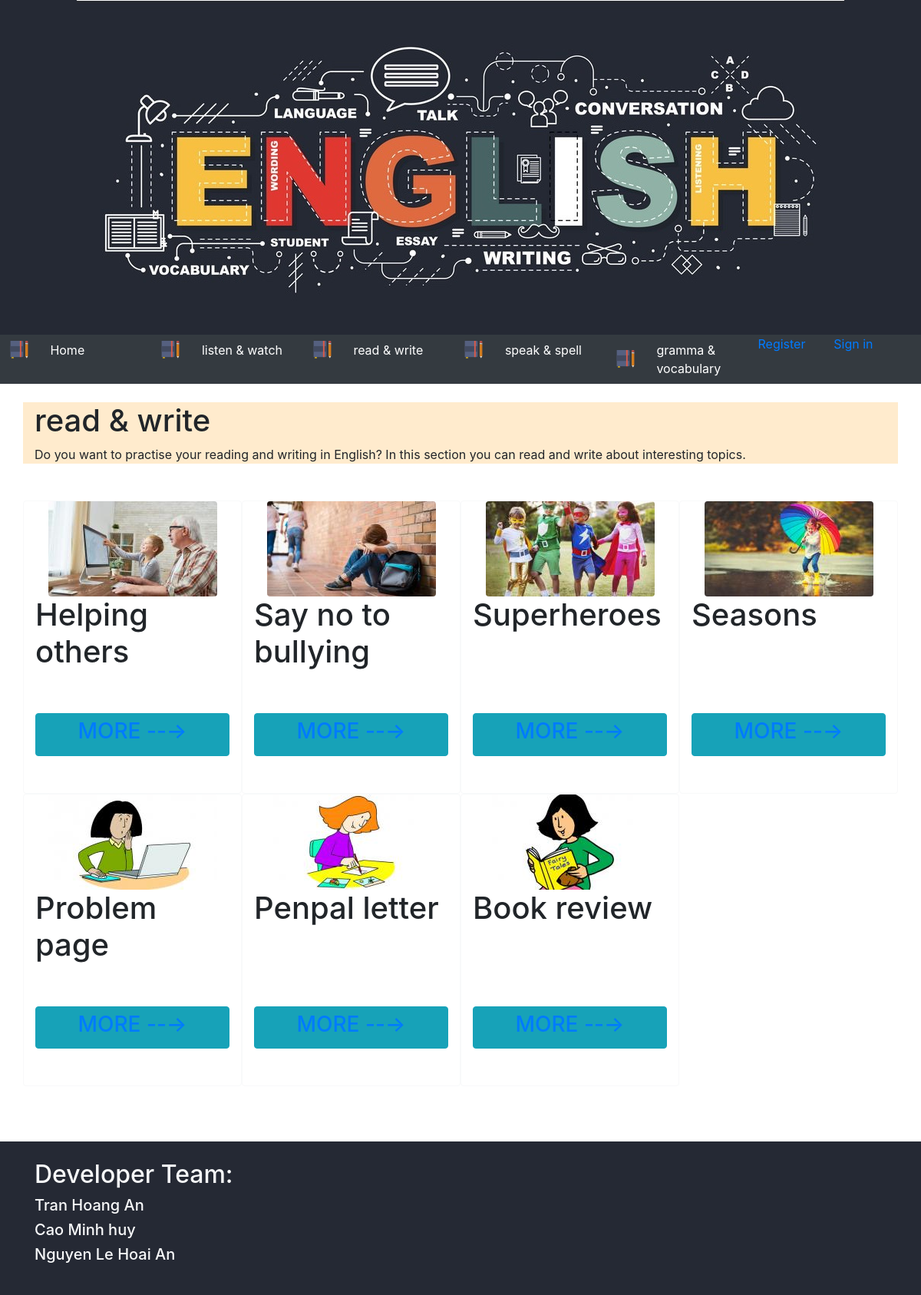
The app's page /view_tab.php?cat_id=2 with its own data.
### tables this page shows
CREATE TABLE CATEGORIES(
    CAT_ID INTEGER NOT NULL PRIMARY KEY AUTO_INCREMENT,
    CAT_NAME TINYTEXT,
    CAT_IMG TINYTEXT,
    CAT_CONTENT TINYTEXT
);

CREATE TABLE LESSON(
    LESSON_ID INTEGER NOT NULL PRIMARY KEY AUTO_INCREMENT,
    INTRO_IMG TINYTEXT,
    LESSON_CONTENT TINYTEXT,
    LINK TINYTEXT,
    CAT_ID INTEGER,
    CONSTRAINT FK_CAT FOREIGN KEY (CAT_ID) REFERENCES CATEGORIES (CAT_ID)
);

### Code/php/categories_management.php (called while the page is built, shortened)
<?php
function get_id_name_categories() {
        $sql    = 'SELECT CAT_NAME,CAT_ID FROM CATEGORIES';
        $result = $GLOBALS['conn']->query($sql);
        $catTittle = array();
        if ($result->num_rows > 0) {
            while ($row = $result->fetch_assoc()) {
                array_push($catTittle,$row['CAT_ID'],$row['CAT_NAME']);
            }
        }
        return $catTittle;
}
?>

### Code/php/connection.php (called while the page is built, shortened)
<?php
function check_connection() {
    $servername = "localhost";
    $username   = "root";
    $password   = "";
    $dbname     = "btpm";
    return true;
}
?>

### view_tab.php (the view, shortened to what this page needs)
<?php
include('Code/php/connection.php');
include('Code/php/categories_management.php');
?>
<!DOCTYPE html>
<html lang="en">
<head>
    <link rel="stylesheet" href="bootstrap/css/bootstrap.min.css">
    <link rel="stylesheet" href="myCss.css">
</head>
<body>
    <div class="container-fluid bgimage-color">
        <img class="mx-auto d-block" src="Banner/Eng_banner.jpg" class="img-fluid" alt="Responsive image">
    </div>
    <nav class="container-fluid bg-dark">
        <div class="row">
            <ul class="nav mr-auto col-12" id="nav-tab">
            <?php $id_name = get_id_name_categories(); ?>
            <li class="nav-item active col-2">
                    <div class="row">
                        <img class="mx-auto my-auto d-block navicon-size" src="notebook.png">
                        <a class="col-9 nav-link my-auto text-white" href="./index.php">Home</a>
                    </div>
                </li>
                <li class="nav-item col-2">
                    <div class="row">
                        <img class="mx-auto my-auto d-block navicon-size" src="notebook.png">
                        <?php echo '<a class="col-9 nav-link my-auto text-white" href="./view_tab.php?cat_id='.$id_name[0].'"> '.$id_name[1].'</a>' ?>
                    </div>
                </li>
                <li class="nav-item col-2">
                    <div class="row">
                        <img class="mx-auto my-auto d-block navicon-size" src="notebook.png">
                        <?php echo '<a class="col-9 nav-link my-auto text-white" href="./view_tab.php?cat_id='.$id_name[2].'"> '.$id_name[3].'</a>' ?>
                    </div>
                </li>
                <li class="nav-item col-2">
                    <div class="row">
                        <img class="mx-auto my-auto d-block navicon-size" src="notebook.png">
                        <?php echo '<a class="col-9 nav-link my-auto text-white" href="./view_tab.php?cat_id='.$id_name[4].'"> '.$id_name[5].'</a>' ?>
                </li>
                <li class="nav-item col-2">
                    <div class="row">
                        <img class="mx-auto my-auto d-block navicon-size" src="notebook.png">
                        <?php echo '<a class="col-9 nav-link my-auto text-white" href="./view_tab.php?cat_id='.$id_name[6].'"> '.$id_name[7].'</a>' ?>
                    </div>
                </li>
                <li class="nav-item col-1">
                    <div class="row">
                        <a href="" class="text-default" data-toggle="modal" data-target="#modalRegisterForm">
                            <?php if($GLOBALS['isSignedIn'] != null){
                                      if($GLOBALS['isSignedIn'] == false){
                                          echo "Register";
                                      }
                                      else echo "<a href='Code/php/logout.php'"."> Sign Out</a>";
                                    }
                                  else echo "Register";
                            ?>
                        </a>
                    </div>
                </li>
                <li class="nav-item col-1">
                    <div class="row">
                            <?php if($GLOBALS['isSignedIn'] === false){
                                echo '<a id="login" href="" class="text-default" data-toggle="modal"
                                data-target="#modalLoginForm"> Sign in </a>';
                            }
                            else echo '<span class="text-primary">'.$_SESSION['user'].'</span>' ?>
                    </div>
                </li>
            </ul>
        </div>
    </nav>
   <br>
   <?php
   if (check_connection() === true) {
       $sql    = 'SELECT * FROM CATEGORIES WHERE CAT_ID='.$_GET['cat_id'].'';
       $result = $GLOBALS['conn']->query($sql);
       if ($result->num_rows > 0) {
        while($row = $result->fetch_assoc()){
            echo '<div class = "container intro"><h1>'.$row["CAT_NAME"].'</h1><div style="word-wrap:brea-word;">'.$row["CAT_CONTENT"].'</div></div>';
        }
       }
        else {
            echo "0 results";
        }
   }
   ?>
    <br>
    <br>
    <div class="container">
    <div class="row row-eq-height">
    <?php
    if (check_connection() === true) {
       $temp="MORE --→ ";
       $sql    = 'SELECT * FROM LESSON WHERE CAT_ID='.$_GET['cat_id'].'';
       $result = $GLOBALS['conn']->query($sql);
       if ($result->num_rows > 0) {
        while($row = $result->fetch_assoc()){
            echo '
            <div class="col-3 border border-light rounded overflow-auto d-flex flex-column">
                <img class="d-block mx-auto img-fluid rounded" src="'.$row["INTRO_IMG"].'">
                <h1>'.$row["LESSON_CONTENT"].'</h1>
                <br>
                <br>
                <button class="mt-auto btn btn-info">
                    <h3>
                    <a href="./view_lession.php?CAT_ID='.$row["CAT_ID"].'&LESSON_ID='.$row["LESSON_ID"].'">'.$temp.'</a>
                    </h3>
                </button>
                <br>
                <br>
            </div>
                    ';
        }
       }
        else {
            echo "0 results";
        }
   }
    ?>
    </div>
    </div>
   <br>
    <br>
    <br>
    <div class="container-fluid" id="footer">
        <div class="container">
            <br>
            <h2 class="text-light">Developer Team:</h2>
            <h5 class="text-light"> Tran Hoang An</h5>
            <h5 class="text-light"> Cao Minh huy</h5>
            <h5 class="text-light"> Nguyen Le Hoai An</h5>
        </div>
    </div>
</body>
</html>

### myCss.css (style rules this page uses)
.bgimage-color { background-color: rgb(37, 41, 52) }
.navicon-size { height:24px; width: 24px; }
.intro { background-color: blanchedalmond; }
#footer { min-height: 200px; background-color: rgb(37, 41, 52); }

### records on screen
categories: CAT_NAME "read & write", CAT_CONTENT "Do you want to practise your reading and writing in English? In this section you can read and write about interesting topics."
lesson: INTRO_IMG (picture), LESSON_CONTENT "Helping others"
lesson: INTRO_IMG (picture), LESSON_CONTENT "Say no to bullying"
lesson: INTRO_IMG (picture), LESSON_CONTENT "Superheroes"
lesson: INTRO_IMG (picture), LESSON_CONTENT "Seasons"
lesson: INTRO_IMG (picture), LESSON_CONTENT "Problem page"
lesson: INTRO_IMG (picture), LESSON_CONTENT "Penpal letter"
lesson: INTRO_IMG (picture), LESSON_CONTENT "Book review"

### other values on screen
$id_name[1] "listen & watch"
$id_name[3] "read & write"
$id_name[5] "speak & spell"
$id_name[7] "gramma & vocabulary"
